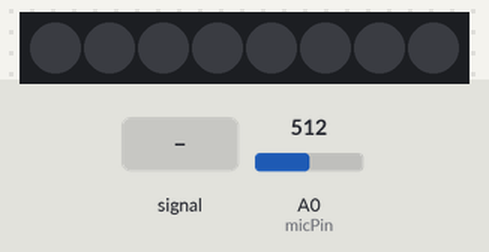
The sketch below on a simulated Arduino Uno, built with avr-gcc and run on an emulated ATmega328P. On the bench: 8 RGB LEDs in strip order, left to right. Inputs (shaded band) come from the test bench; at power-on: A0 (micPin) = 512. Dim RGB values are drawn brighter than linear.

Above: at 1.2 s.
1.3 s: A0 (micPin) fed a 200 Hz sine of ±81 counts around its level
At 1.6 s:
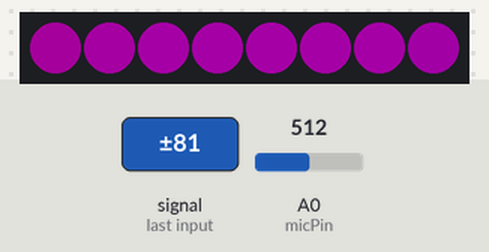
3.2 s: A0 (micPin) fed a 1000 Hz sine of ±255 counts around its level
At 3.48 s:
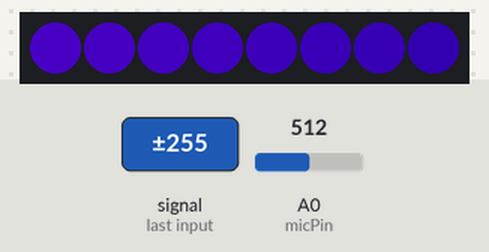
5.7 s: A0 (micPin) fed a 2 Hz sine of ±306 counts around its level
At 5.99 s:
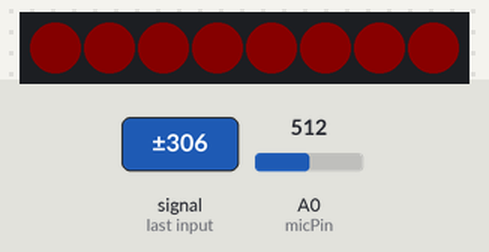
8.7 s: A0 (micPin) set to 350
10.2 s: A0 (micPin) fed a 50 Hz sine of ±306 counts around its level
At 11.34 s:
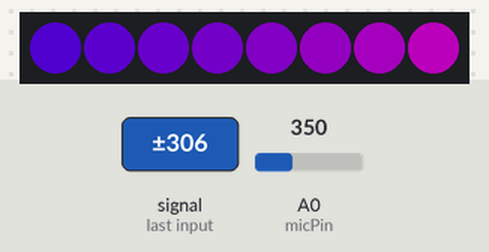
13.0 s: A0 (micPin) fed a 2 Hz sine of ±306 counts around its level
At 14.54 s:
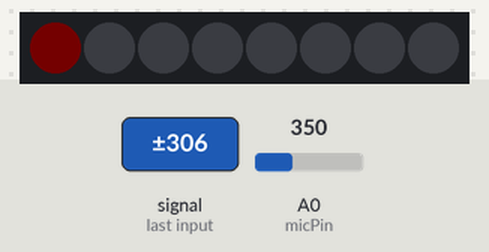
Timing chart, 0 to 22.7 s (numbered marks = the images above; inputs shaded):
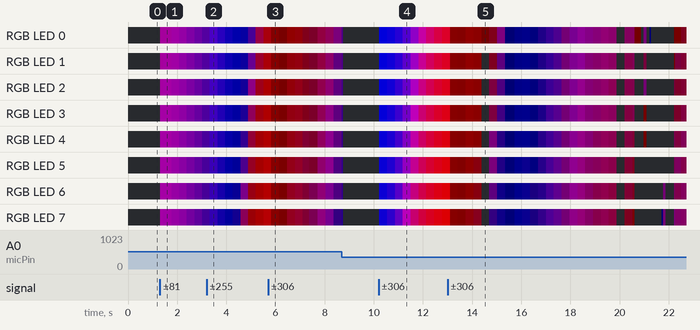

Measured:
- after the input at 1.3 s, RGB LED 1: off → RGB(39, 0, 37) at once, → RGB(39, 0, 38) 0.12 s later, → RGB(38, 0, 39) 0.34 s later, → RGB(34, 0, 39) 0.31 s later, … (7 changes in this stretch); RGB LED 2: off → RGB(39, 0, 38) at once, → RGB(39, 0, 39) 0.12 s later, → RGB(37, 0, 39) 0.34 s later, → RGB(34, 0, 39) 0.31 s later, … (7 changes in this stretch)

The sketch:

VoiceActivatedJewelry_2.ino
```cpp
#include "Adafruit_NeoPixel.h"
#include "isin.h"

//#define ORIG 1
#ifdef ORIG
  //#include "vj.h"
  #include "hacked.h"
#else
  #include "aj.h"
#endif

void setup() {
  vj_setup();
}
void loop() {
  vj_loop();
}
```

aj.h
```cpp
/**
 * This sketch takes microphone input and renders pretty colors on a neopixel strip.
 *
 * It was designed to run on Arduino Uno, Leonardo, and Intel Curie.
 *
 * Based on Zack Vorhies (z@zackees.com) prototype Zackees Fashion Glow Jewelry mock-up
 *
 * @author Tony Gaitatzis backupbrain@gmail.com
 * @date 2016-01-26
 */


/**
 *  Audio setup
 */
const byte micPin = A0;
const byte numMicSamples = 25; // Sample window width in mS (50 mS = 20Hz)
const byte numVolumeSamples = 10;

/**
 *  LED constants
 */
const unsigned int numPixels = 8;
const byte neoPixelPin = 6;


/**
 * Internal state - do not change anything below this line
 */
#define arraySize(array) ((sizeof(array)/sizeof(0[array])) / ((size_t)(!(sizeof(array) % sizeof(0[array])))))
byte volumeHistory[numVolumeSamples];
const unsigned int baudRate = 9600;
unsigned long lastTime_ms = 0;

Adafruit_NeoPixel strip = Adafruit_NeoPixel(numPixels, neoPixelPin, NEO_GRB + NEO_KHZ800);

/**
 * This function gets the signal amplitude of an analog microphone over sampleWindaw samples
 *
 * @param micPin the pin to access the microphone.  Must be an ADC pin
 * @param sampleWindow the number of samples to take. More samples means longer averages but also more time consumed
 * @return the signal amplitude over the sampleWindow envelope
 */
unsigned int getMicVolume(byte micPin, unsigned int numSamples) {
   unsigned long startMillis = millis();  // Start of sample window
   unsigned int signalAmplitude = 0;   // peak-to-peak level

   unsigned int signalMax = 0;
   unsigned int signalMin = 1024;

   unsigned int sample;


   // collect data for 50 mS
   while (millis() - startMillis < numSamples) {
      sample = analogRead(micPin);
      if (sample < 1024) {
         if (sample > signalMax) {
            signalMax = sample;  // save just the max levels
         }
         else if (sample < signalMin) {
            signalMin = sample;  // save just the min levels
         }
      }
   }
   signalAmplitude = signalMax - signalMin;  // max - min = peak-peak amplitude

   return signalAmplitude;
}

/**
 * Programatically adjust the gain by calculating the average
 * mic volume over a period of samples
 *
 * @param volumeHistory the sample volume window
 * @param newVolume the newest volume to put in
 * @return the average volume over the envelope
 */
byte getAverageAmplitude(byte newVolume, byte volumeHistory[]) {
  unsigned int arrayLength = arraySize(volumeHistory);
  for (int i=arrayLength-1; i>0; i--) {
    volumeHistory[i] = volumeHistory[i-1];
  }
  volumeHistory[0] = newVolume;

  float averageVolume = 0.0;
  for (int i = 0; i < arrayLength; i++) {
    averageVolume += volumeHistory[i];
  }
  averageVolume /= arrayLength;

  return averageVolume;
}


/**
 * Renders an array of data onto pixels
 *
 * @param strip the neopixel strip
 * @param brigtness the brightness to interpret
 * @param currentTime_ms the current time in ms
 */
void drawPixels(Adafruit_NeoPixel& strip, float intensity, unsigned long currentTime_ms) {
  byte red, green, blue;
  for (int i = 0; i < strip.numPixels(); i++) {
    double time_seconds = currentTime_ms / 1000.0;
    // there are 2pi radians in sin, or 360 degrees
    // we want it to take 6 seconds to cycle through the brightness
    // when dealing with milliseconds, we want no increment the timeFactor every 16 milliseconds
    unsigned long timeFactor = currentTime_ms / 16;
    red = intensity * float(isin(i*3 + currentTime_ms/16) + 127)/255.0;
    green = float(isin(i + currentTime_ms/16) + 127)/255.0;
    blue = intensity * float(isin(i*5 + currentTime_ms/22) + 127)/255.0;
    strip.setPixelColor(i, red, green, blue);
  }
  strip.show();
}

/**
 * Set up the sketch
 */
void vj_setup() {
  Serial.begin(baudRate);
  pinMode(micPin, INPUT);
  strip.begin();

  // initialize pixels to black, hopefully will remove the green pixel at start of program
  for (int i=0; i<strip.numPixels(); i++) {
    strip.setPixelColor(i, strip.Color(0, 0, 0));
  }
  strip.show();
  lastTime_ms = millis();
}

/**
 * the main loop
 */
void vj_loop() {
  unsigned long currentTime_ms = millis();
  unsigned long timeDiff_ms = currentTime_ms - lastTime_ms;
  // get microphone amplitude map it to something we can use for neopixels
  int micSignalAmplitude = getMicVolume(micPin, numMicSamples);

  float averageAmplitude = getAverageAmplitude(micSignalAmplitude, volumeHistory);

  byte brightness = map(micSignalAmplitude, 0, 1023, 0, 254);

  drawPixels(strip, brightness, currentTime_ms);
  delay(5);

}
```

isin.h
```cpp
//
//
//    FILE: isinSpeedTest.ino
//  AUTHOR: Rob Tillaart
// VERSION: 0.1.00
// PURPOSE:
//    DATE: 2013-11-03
//     URL:
//
// Released to the public domain
//

uint8_t isinTable8[] = {
  0, 4, 9, 13, 18, 22, 27, 31, 35, 40, 44,
  49, 53, 57, 62, 66, 70, 75, 79, 83, 87,
  91, 96, 100, 104, 108, 112, 116, 120, 124, 128,

  131, 135, 139, 143, 146, 150, 153, 157, 160, 164,
  167, 171, 174, 177, 180, 183, 186, 190, 192, 195,
  198, 201, 204, 206, 209, 211, 214, 216, 219, 221,

  223, 225, 227, 229, 231, 233, 235, 236, 238, 240,
  241, 243, 244, 245, 246, 247, 248, 249, 250, 251,
  252, 253, 253, 254, 254, 254, 255, 255, 255, 255,
};

int isin(long x)
{
  boolean pos = true;  // positive - keeps an eye on the sign.
  if (x < 0)
  {
    x = -x;
    pos = !pos;
  }
  if (x >= 360) x %= 360;
  if (x > 180)
  {
    x -= 180;
    pos = !pos;
  }
  if (x > 90) x = 180 - x;
  if (pos) return isinTable8[x]/2 ;
  return -isinTable8[x]/2 ;
}
volatile uint8_t x = 0;
```
